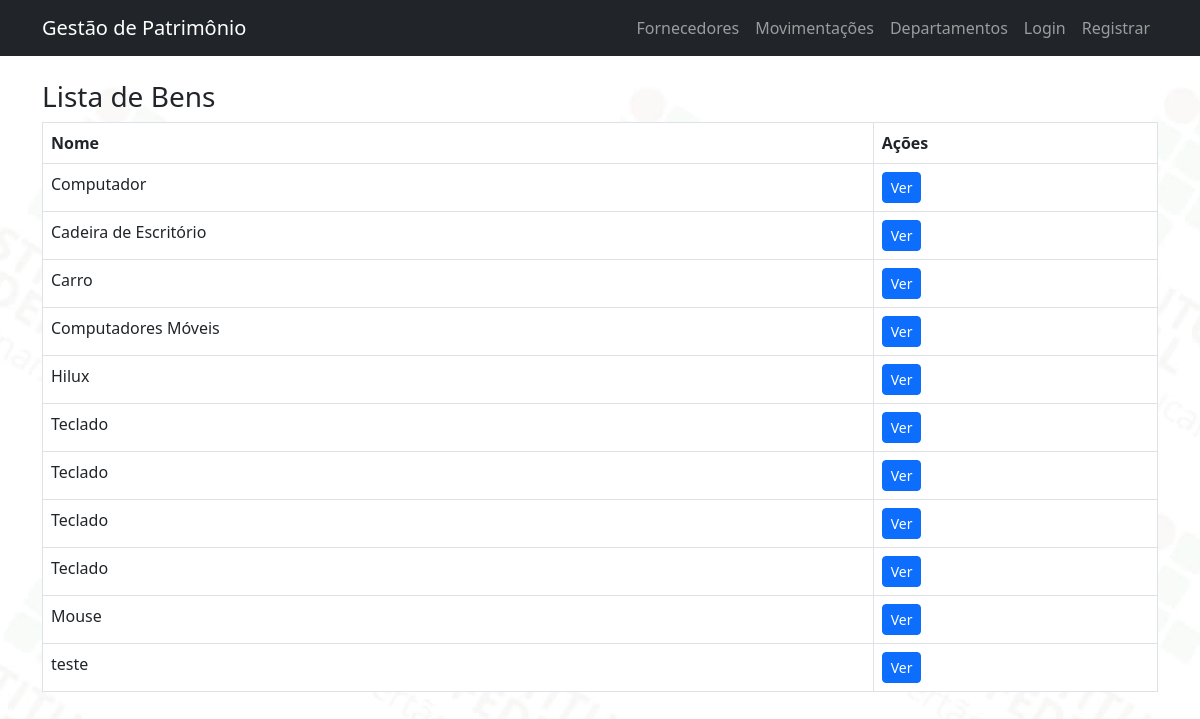
Page /bens/ on the committed database.
### gestao/models.py (models this page shows, shortened)
class Bem(models.Model):
    nome = models.CharField(max_length=200)
    categoria = models.ForeignKey(Categoria, on_delete=models.CASCADE)
    departamento = models.ForeignKey(Departamento, on_delete=models.CASCADE)
    fornecedor = models.ForeignKey(Fornecedor, on_delete=models.SET_NULL, null=True, blank=True)
    data_aquisicao = models.DateField()
    status = models.CharField(max_length=50, choices=[('Em uso', 'Em uso'), ('Manutenção', 'Manutenção'), ('Baixado', 'Baixado')])
    usuario_responsavel = models.ForeignKey(User, on_delete=models.SET_NULL, null=True, blank=True)
    valor = models.DecimalField(max_digits=10, decimal_places=2)  # Adicionando valor do bem

### gestao/views.py (the view)
# urls.py: path('bens/', bem_list, name='bem_list'),
def bem_list(request):
    bens = Bem.objects.all()
    return render(request, 'list/bem_list.html', {'bens': bens})

### gestao/templates/list/bem_list.html
{% extends 'base.html' %}
{% block content %}
<h3>Lista de Bens</h3>
<table class='table table-bordered'>
    <thead>
        <tr>
            <th>Nome</th>
            <th>Ações</th>
        </tr>
    </thead>
    <tbody>
        {% for bem in bens %}
            <tr>
                <td>{{ bem.nome }}</td>
                <td><a href="{% url 'bem_detail' bem.id %}" class="btn btn-primary btn-sm">Ver</a></td>
            </tr>
        {% endfor %}
    </tbody>
</table>
{% endblock %}

### rows in the picture
Bem: nome "Computador"
Bem: nome "Cadeira de Escritório"
Bem: nome "Carro"
Bem: nome "Computadores Móveis"
Bem: nome "Hilux"
Bem: nome "Teclado"
Bem: nome "Teclado"
Bem: nome "Teclado"
Bem: nome "Teclado"
Bem: nome "Mouse"
Bem: nome "teste"
